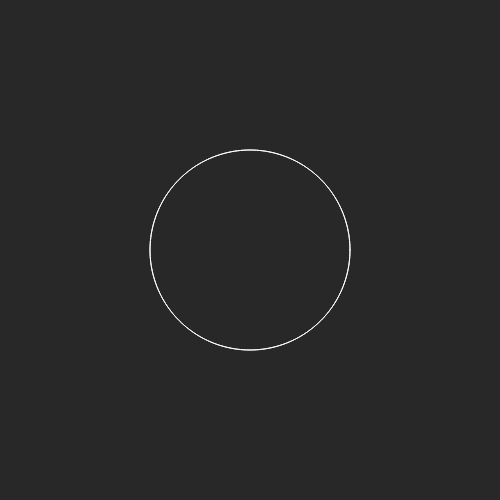
Frame 1 (no input)
Frame 60 (no input): identical to frame 1, image omitted
Frame 120 (the mouse pressed at the canvas centre since frame 60): identical to frame 1, image omitted

The p5.js sketch that drew this single still picture (run headless with seeded random() and noise() and a simulated clock; from frame 60 on, the mouse is pressed at the canvas centre):

// p5.js sketch
// ── sketch.js
let canvas;
let mSlider;
let n1Slider, n2Slider, n3Slider;
let n1Check, n2Check, n3Check;
let angleSlider;
let radiusSlider;
let superSh;
let n2Val = 20;

function setup(){
    canvas = createCanvas(500,500);
    createP(' '); //Why am I doing this whyyyyy?
    createSpan('m Slider');
    mSlider = createSlider(0,10,0,1);
    createP(' '); //Why am I doing this whyyyyy?
    createSpan('n1 Slider');
    n1Slider = createSlider(0.01,20,1,0.01);
    createP(' '); //Why am I doing this whyyyyy?
    createSpan('n2 Slider');
    n2Slider = createSlider(0.1,20,1,0);
    n2Check = createCheckbox('oscillate', false);
    createP(' '); //Why am I doing this whyyyyy?
    createSpan('n3 Slider');
    n3Slider = createSlider(0.1,20,1,0);
    createP(' '); //Why am I doing this whyyyyy?
    createSpan('Rotation Slider');
    angleSlider = createSlider(2,20,2,2);
    createP(' '); //Why am I doing this whyyyyy?
    createSpan('Radius Slider');
    radiusSlider = createSlider(25,150,100,0);
    superSh = new supershape(null, mSlider.value(), n1Slider.value(), n2Slider.value(), n3Slider.value(), radiusSlider.value());
    background(40);
}

function draw(){
    background(40);
    translate(width/2, height/2);
    stroke(255);
    
    if(n2Check.checked()){
        if(n2Val <= 0){
            n2Val = 20;
        } else if(n2Val < 1){
            n2Val -= 0.01;
        } else{
            n2Val -= 0.1;
        }
        n2Slider.value(n2Val)
    }

    superSh.update(mSlider.value(), n1Slider.value(), n2Slider.value(), n3Slider.value(), radiusSlider.value());
    superSh.display();
}
// ── supershape.js
class supershape{
    constructor(detail, m, n1, n2, n3, radius){
        this.detail = detail || 200;
        this.m = m || 1;
        this.n1 = n1 || 2;
        this.n2 = n2 || 2;
        this.n3 = n3 || 2;
        this.radius = radius || 100;
        // this.a = a || 100;
        // this.b = b || 100;
        this.points = [];
        for (let i = 0; i < this.detail; i++) {
        //for (let angle = 0; angle < TWO_PI; angle+=0.1) {
            let angle = i * TWO_PI/this.detail;
            let point = this.getPoint(angle);
            this.points.push(point);
        }
    }

    update(m, n1, n2, n3, radius){
        let newPoints = [];
        this.m = m;
        this.n1 = n1;
        this.n2 = n2;
        this.n3 = n3;
        this.radius = radius;

        for (let i = 0; i < this.detail * angleSlider.value(); i++) {
            let angle = i * (PI * angleSlider.value())/this.detail;
            // let angle = i * TWO_PI/this.detail;
            let point = this.getPoint(angle);
            newPoints.push(point);
        }

        this.points = [];
        //spread new points into old array
        this.points.push(...newPoints);

    }

    getPoint(angle){
        let r;
        let t1, t2;
        let x,y;
        let a = 1, b = 1;

        t1 = cos(this.m * angle / 4) / a;
        t1 = abs(t1);
        t1 = pow(t1, this.n2);
        
        t2 = sin(this.m * angle / 4) / b;
        t2 = abs(t2);
        t2 = pow(t2, this.n3);

        r = pow((t1 + t2), (1/this.n1)) * this.radius;

        if(abs(r) == 0){
            x = 0;
            y = 0;
        } else{
            x = r * cos(angle);
            y = r * sin(angle);
        }

        return createVector(x,y);
    }

    display(){
        noFill();
        stroke(255);
        beginShape();
        for (let i = 0; i < this.points.length; i++) {
            vertex(this.points[i].x, this.points[i].y);
        }
        endShape(CLOSE);
    }
}
